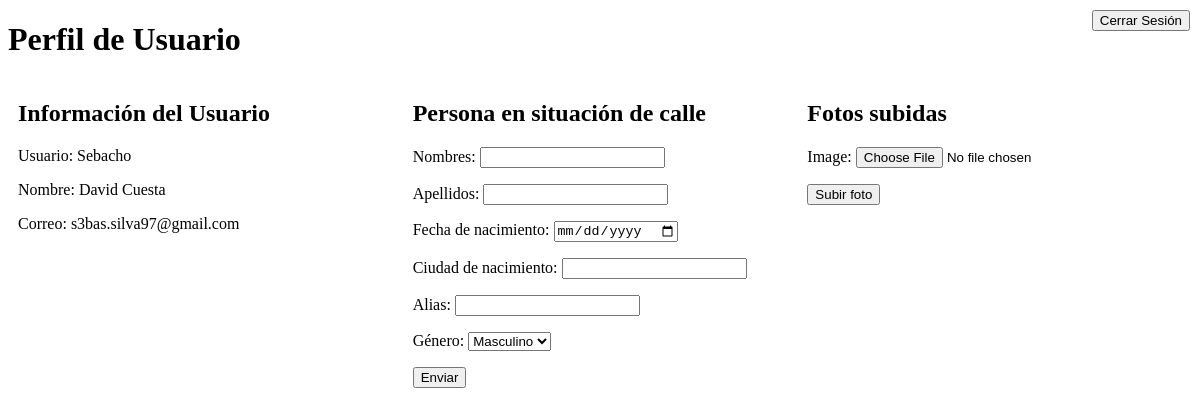
/users/profile/ (signed in), run on the app's committed database.
### users/models.py (models this page shows, shortened)
class CustomUser(AbstractUser):
    GENDER_CHOICES = [
        ('M', 'Masculino'),
        ('F', 'Femenino'),
    ]
    email = models.EmailField(unique=True)
    phone_number = models.CharField(max_length=15, default='0000000000')
    birth_date = models.DateField(default=date.today)
    address = models.CharField(max_length=255, default='Sin dirección')
    city = models.CharField(max_length=100, default='Sin ciudad')
    gender = models.CharField(max_length=1, choices=GENDER_CHOICES, blank=True, null=True)

### users/views.py (the view, shortened to what this page needs)
# urls.py: path('profile/', profile, name='profile'),  # URL para el perfil de usuario
@login_required
def profile(request):
    photo_form = PhotoUploadForm()
    street_person_form = StreetPersonForm()
    photos = Photo.objects.filter(user=request.user, visible=True)  # Filtrar solo fotos visibles
    street_person = StreetPerson.objects.filter(profile__user=request.user).last()
    return render(request, 'users/profile.html', {
        'photo_form': photo_form,
        'street_person_form': street_person_form,
        'photos': photos,
        'street_person': street_person
    })

### photos/forms.py
class PhotoUploadForm(forms.ModelForm):
    class Meta:
        model = Photo
        fields = ['image']

### users/forms.py
class StreetPersonForm(forms.ModelForm):
    GENDER_CHOICES = [
        ('M', 'Masculino'),
        ('F', 'Femenino'),
    ]
    first_name = forms.CharField(max_length=30, required=True, label='Nombres')
    last_name = forms.CharField(max_length=30, required=True, label='Apellidos')
    birth_date = forms.DateField(widget=forms.TextInput(attrs={'type': 'date'}), required=True, label='Fecha de nacimiento')
    birth_city = forms.CharField(max_length=100, required=True, label='Ciudad de nacimiento')
    alias = forms.CharField(max_length=100, required=True, label='Alias')
    gender = forms.ChoiceField(choices=GENDER_CHOICES, required=True, label='Género')
    class Meta:
        model = StreetPerson
        fields = ['first_name', 'last_name', 'birth_date', 'birth_city', 'alias', 'gender']

### users/templates/users/profile.html (shortened to what this page needs)
<!DOCTYPE html>
<html>
<head>
</head>
<body>
    <div class="logout-button-container">
        <form method="post" action="{% url 'logout' %}">
            <button type="submit" class="btn btn-danger">Cerrar Sesión</button>
        </form>
    </div>
    <h1>Perfil de Usuario</h1>
    <div class="profile-container">
        <div class="profile-details">
            <h2>Información del Usuario</h2>
            <p>Usuario: {{ user.username }}</p>
            <p>Nombre: {{ user.first_name }} {{ user.last_name }}</p>
            <p>Correo: {{ user.email }}</p>
        </div>
        <div class="street-person-form">
            <h2>Persona en situación de calle</h2>
            <form method="post">
                {{ street_person_form.as_p }}
                <button type="submit" name="street_person_form_submit">Enviar</button>
            </form>
        </div>
        <div class="photo-album">
            <h2>Fotos subidas</h2>
            <form method="post" enctype="multipart/form-data">
                {{ photo_form.as_p }}
                <button type="submit" name="photo_form_submit">Subir foto</button>
            </form>
        </div>
    </div>
</body>
</html>

### users/templates/users/profile.html (style rules this page uses)
.profile-container { display: flex; justify-content: space-between; }
.profile-details, .street-person-form, .photo-album { flex: 1; margin: 0 10px; }
.logout-button-container { position: absolute; top: 10px; right: 10px; }

### data on the page
CustomUser: username "Sebacho", first_name "David", last_name "Cuesta", email "s3bas.silva97@gmail.com"
